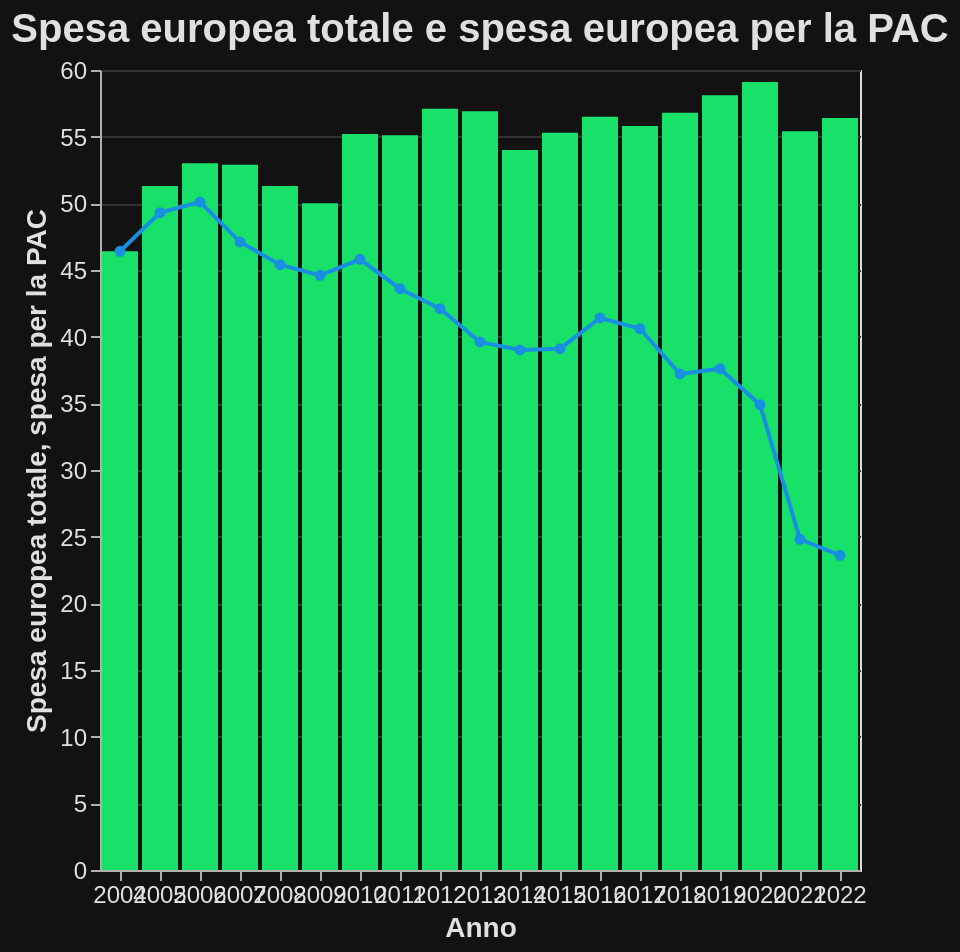

The Vega-Lite source for this figure:
### Vega-Lite specification from a JSON file in a GitHub repository (floating-point values rounded to 4 significant figures)
{"$schema": "https://vega.github.io/schema/vega-lite/v5.17.0.json", "config": {"axis": {"domainColor": "#B0B0B0", "gridColor": "#333333", "labelColor": "#E0E0E0", "labelFontSize": 12, "tickColor": "#B0B0B0", "titleColor": "#E0E0E0", "titleFontSize": 14}, "background": "#121212", "legend": {"labelColor": "#E0E0E0", "titleColor": "#E0E0E0"}, "mark": {"color": "#1f77b4"}, "title": {"color": "#E0E0E0", "fontSize": 20}}, "data": {"name": "data-7c81e91e00ea1eaa894e768f33bdd625"}, "datasets": {"data-7c81e91e00ea1eaa894e768f33bdd625": [{"CAP at % expenditure": 46.4, "Category": 2004, "EU expenditure": 46.4}, {"CAP at % expenditure": 49.3, "Category": 2005, "EU expenditure": 51.3}, {"CAP at % expenditure": 50.1, "Category": 2006, "EU expenditure": 53.0}, {"CAP at % expenditure": 47.1, "Category": 2007, "EU expenditure": 52.9}, {"CAP at % expenditure": 45.4, "Category": 2008, "EU expenditure": 51.3}, {"CAP at % expenditure": 44.6, "Category": 2009, "EU expenditure": 50.0}, {"CAP at % expenditure": 45.8, "Category": 2010, "EU expenditure": 55.2}, {"CAP at % expenditure": 43.6, "Category": 2011, "EU expenditure": 55.1}, {"CAP at % expenditure": 42.1, "Category": 2012, "EU expenditure": 57.1}, {"CAP at % expenditure": 39.6, "Category": 2013, "EU expenditure": 56.9}, {"CAP at % expenditure": 39.0, "Category": 2014, "EU expenditure": 54.0}, {"CAP at % expenditure": 39.1, "Category": 2015, "EU expenditure": 55.3}, {"CAP at % expenditure": 41.4, "Category": 2016, "EU expenditure": 56.5}, {"CAP at % expenditure": 40.6, "Category": 2017, "EU expenditure": 55.8}, {"CAP at % expenditure": 37.2, "Category": 2018, "EU expenditure": 56.8}, {"CAP at % expenditure": 37.6, "Category": 2019, "EU expenditure": 58.1}, {"CAP at % expenditure": 34.9, "Category": 2020, "EU expenditure": 59.1}, {"CAP at % expenditure": 24.8, "Category": 2021, "EU expenditure": 55.4}, {"CAP at % expenditure": 23.6, "Category": 2022, "EU expenditure": 56.4}]}, "height": 400, "layer": [{"encoding": {"tooltip": [{"field": "EU expenditure", "title": "Year", "type": "quantitative"}], "x": {"axis": {"labelAngle": 0}, "field": "Category", "title": "Anno", "type": "ordinal"}, "y": {"field": "EU expenditure", "title": "Spesa europea totale", "type": "quantitative"}}, "mark": {"color": "#18E169", "type": "bar"}}, {"encoding": {"tooltip": [{"field": "CAP at % expenditure", "title": "Spesa europea per la PAC", "type": "quantitative"}], "x": {"field": "Category", "type": "nominal"}, "y": {"field": "CAP at % expenditure", "title": "spesa per la PAC", "type": "quantitative"}}, "mark": {"color": "#188FE1", "point": {"color": "#188FE1"}, "type": "line"}}], "title": "Spesa europea totale e spesa europea per la PAC", "width": "container"}
